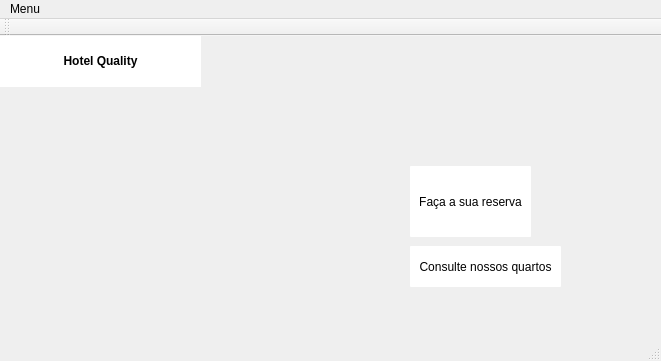
<?xml version="1.0" encoding="UTF-8"?>
<ui version="4.0">
 <class>MainWindow</class>
 <widget class="QMainWindow" name="MainWindow">
  <property name="geometry">
   <rect>
    <x>0</x>
    <y>0</y>
    <width>661</width>
    <height>361</height>
   </rect>
  </property>
  <property name="windowTitle">
   <string>MainWindow</string>
  </property>
  <widget class="QWidget" name="centralWidget">
   <widget class="QPushButton" name="pushButton">
    <property name="geometry">
     <rect>
      <x>410</x>
      <y>130</y>
      <width>121</width>
      <height>71</height>
     </rect>
    </property>
    <property name="styleSheet">
     <string notr="true">background-color:white;
border-radius:1px;</string>
    </property>
    <property name="text">
     <string>Faça a sua reserva</string>
    </property>
   </widget>
   <widget class="QLabel" name="label">
    <property name="geometry">
     <rect>
      <x>0</x>
      <y>-30</y>
      <width>661</width>
      <height>341</height>
     </rect>
    </property>
    <property name="text">
     <string/>
    </property>
    <property name="pixmap">
     <pixmap resource="recursos.qrc">:/imagens/Imagens/hotel.jpg</pixmap>
    </property>
    <property name="scaledContents">
     <bool>true</bool>
    </property>
   </widget>
   <widget class="QPushButton" name="pushButton_2">
    <property name="geometry">
     <rect>
      <x>410</x>
      <y>210</y>
      <width>151</width>
      <height>41</height>
     </rect>
    </property>
    <property name="styleSheet">
     <string notr="true">background-color:white;
border-radius:1px;</string>
    </property>
    <property name="text">
     <string>Consulte nossos quartos</string>
    </property>
   </widget>
   <widget class="QLabel" name="label_18">
    <property name="geometry">
     <rect>
      <x>0</x>
      <y>0</y>
      <width>201</width>
      <height>51</height>
     </rect>
    </property>
    <property name="styleSheet">
     <string notr="true">background-color:white;</string>
    </property>
    <property name="text">
     <string>&lt;center&gt;&lt;b&gt;Hotel Quality</string>
    </property>
   </widget>
   <zorder>label</zorder>
   <zorder>pushButton</zorder>
   <zorder>pushButton_2</zorder>
   <zorder>label_18</zorder>
  </widget>
  <widget class="QMenuBar" name="menuBar">
   <property name="geometry">
    <rect>
     <x>0</x>
     <y>0</y>
     <width>661</width>
     <height>21</height>
    </rect>
   </property>
   <widget class="QMenu" name="menuMenu">
    <property name="title">
     <string>Menu</string>
    </property>
    <addaction name="separator"/>
    <addaction name="actionSair"/>
   </widget>
   <addaction name="menuMenu"/>
  </widget>
  <widget class="QToolBar" name="mainToolBar">
   <attribute name="toolBarArea">
    <enum>TopToolBarArea</enum>
   </attribute>
   <attribute name="toolBarBreak">
    <bool>false</bool>
   </attribute>
  </widget>
  <widget class="QStatusBar" name="statusBar"/>
  <action name="actionSair">
   <property name="text">
    <string>Sair</string>
   </property>
  </action>
  <action name="actiond">
   <property name="text">
    <string>d</string>
   </property>
  </action>
 </widget>
 <layoutdefault spacing="6" margin="11"/>
 <resources>
  <include location="recursos.qrc"/>
 </resources>
 <connections/>
</ui>
